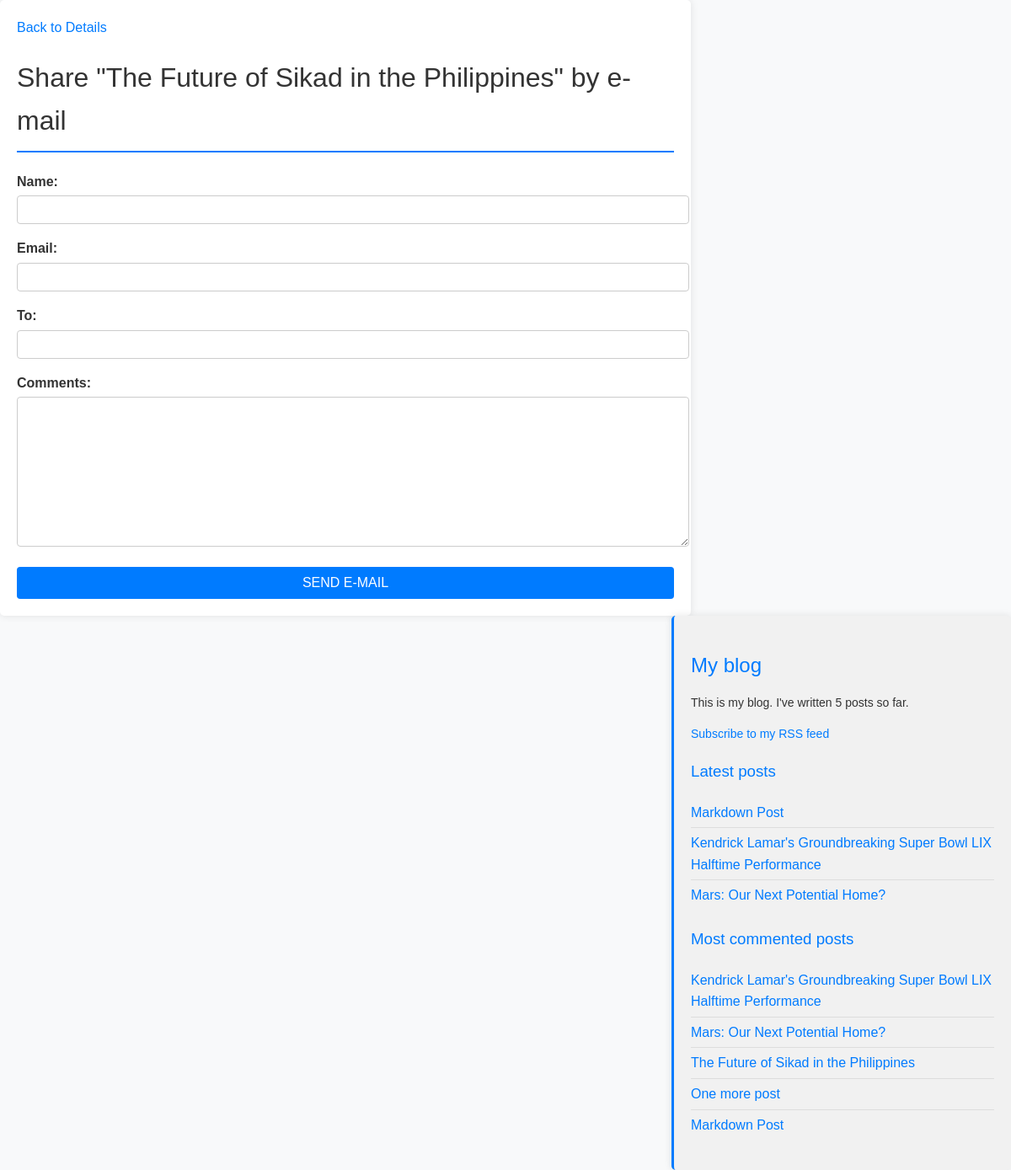
/blogapp/1/share/, run on the app's committed database.
### blogapp/models.py (models this page shows, shortened)
class Post(models.Model):
    STATUS_CHOICES = (
        ('draft', 'Draft'),
        ('published', 'Published'),
    )
    title = models.CharField(max_length=250)
    slug = models.SlugField(max_length=250, unique_for_date='publish')
    author = models.ForeignKey(User, on_delete=models.CASCADE, related_name='blog_posts')
    body = models.TextField()
    publish = models.DateTimeField(default=timezone.now)
    created = models.DateTimeField(auto_now_add=True)
    updated = models.DateTimeField(auto_now=True)
    status = models.CharField(max_length=10, choices=STATUS_CHOICES, default='draft')
    objects = models.Manager()
    published = PublishedManager()
    tags = TaggableManager()
    class Meta:
        ordering = ('-publish',)
    def get_absolute_url(self):
        return reverse('blogapp:post_detail',
        args=[self.publish.year, self.publish.month, self.publish.day, self.slug])

### blogapp/views.py (the view)
def post_share(request, post_id):
    post = get_object_or_404(Post, id=post_id, status='published')
    sent = False
    if request.method == 'POST':
        form = EmailPostForm(request.POST)
        if form.is_valid():
            cd = form.cleaned_data
            subject = f"{cd['name']} recommends you read {post.title}"
            message = f"Read {post.title} at {request.build_absolute_uri(post.get_absolute_url())}\n\n" f"{cd['name']}'s comments: {cd['comments']}"
            send_mail(subject, message, cd['email'], [cd['to']])
            sent = True
    else:
        form = EmailPostForm()
    return render(request, 'blogapp/post/share.html', {'post': post, 'form': form, 'sent': sent})

### blogapp/forms.py
class EmailPostForm(forms.Form):
    name = forms.CharField(max_length=25)
    email = forms.EmailField()
    to = forms.EmailField()
    comments = forms.CharField(required=False,
    widget=forms.Textarea)

### blogapp/models.py (called while the page is built)
    def get_queryset(self):
        return super().get_queryset().filter(status='published')

### blogapp/templatetags/blog_tags.py (called while the page is built)
@register.simple_tag
def total_posts():
  return Post.published.count()

@register.simple_tag
def get_most_commented_posts(count=5):
  return Post.published.annotate(
    total_comments=Count('comments')
  ).order_by('-total_comments')[:count]

@register.inclusion_tag('blogapp/post/latest_posts.html')
def show_latest_posts(count=5):
  latest_posts = Post.published.order_by('-publish')[:count]
  return {'latest_posts': latest_posts}

### blogapp/templates/blogapp/post/share.html (shortened to what this page needs)
{% extends "blogapp/base.html" %}
{% block content %}
<a href="{{ post.get_absolute_url }}">Back to Details</a>
{% if sent %}
<h1>E-mail successfully sent</h1>
<p>
  "{{ post.title }}" was successfully sent to {{ form.cleaned_data.to }}.
  {% else %}
<h1>Share "{{ post.title }}" by e-mail</h1>
<form method="post">
  {{ form.as_p }}
  <input type="submit" value="Send e-mail">
</form>
{% endif %}
{% endblock %}

### blogapp/templates/blogapp/base.html (shortened to what this page needs)
{%load blog_tags %}
{%load static %}
<!DOCTYPE html>
<html>
<head>
    <link href="{% static 'css/blogapp.css' %}" rel="stylesheet">
</head>
<body>
    <div id="content">
        {% block content %}
        {% endblock %}
    </div>
    <div id="sidebar">
        <h2>My blog</h2>
        <p>This is my blog. I've written {% total_posts %} posts so far.</p>
        <p><a href="{% url 'blogapp:post_feed' %}">Subscribe to my RSS feed</a></p>
        <h3>Latest posts</h3>
        {% show_latest_posts 3%}
        <h3>Most commented posts</h3>
        {% get_most_commented_posts as most_commented_posts %}
        <ul>
            {% for post in most_commented_posts %}
            <li>
                <a href="{{ post.get_absolute_url }}">{{ post.title }}</a>
            </li>
            {% endfor %}
        </ul>
    </div>
</body>
</html>

### blogapp/templates/blogapp/post/latest_posts.html
<ul>
    {% for post in latest_posts %}
    <li>
        <a href="{{ post.get_absolute_url }}">{{ post.title }}</a>
    </li>
    {% endfor %}
</ul>

### blogapp/static/css/blogapp.css (style rules this page uses)
body { margin: 0; padding: 0; font-family: Arial, Helvetica, sans-serif; background-color: #f8f9fa; color: #333; line-height: 1.6; }
a { color: #007bff; text-decoration: none; transition: color 0.3s ease-in-out; }
h1, h2, h3 { font-weight: normal; }
h1 { border-bottom: 2px solid #007bff; padding-bottom: 10px; }
h2 { margin-top: 20px; }
#content { float: left; width: 65%; padding: 20px; background: #fff; box-shadow: 0 0 10px rgba(0, 0, 0, 0.1); border-radius: 5px; }
#sidebar { float: right; width: 30%; padding: 20px; background: #f1f1f1; border-left: 3px solid #007bff; border-radius: 5px; box-shadow: 0 0 10px rgba(0, 0, 0, 0.1); }
#sidebar h2, #sidebar h3 { color: #007bff; margin-bottom: 10px; }
#sidebar p { font-size: 14px; }
#sidebar ul { list-style: none; padding: 0; }
#sidebar ul li { padding: 5px 0; border-bottom: 1px solid #ddd; }
#sidebar ul li:last-child { border-bottom: none; }
label { display: block; font-weight: bold; margin-bottom: 4px; }
input, textarea { width: 100%; padding: 8px; border: 1px solid #ccc; border-radius: 4px; font-size: 14px; background: #fff; }
input[type=submit] { background: #007bff; color: #fff; border: none; padding: 10px 15px; font-size: 16px; cursor: pointer; text-transform: uppercase; transition: background 0.3s; }

### data on the page
Post: title "The Future of Sikad in the Philippines"
Post: title "Markdown Post"
Post: title "Kendrick Lamar's Groundbreaking Super Bowl LIX Halftime Performance"
Post: title "Mars: Our Next Potential Home?"
Post: title "One more post"
